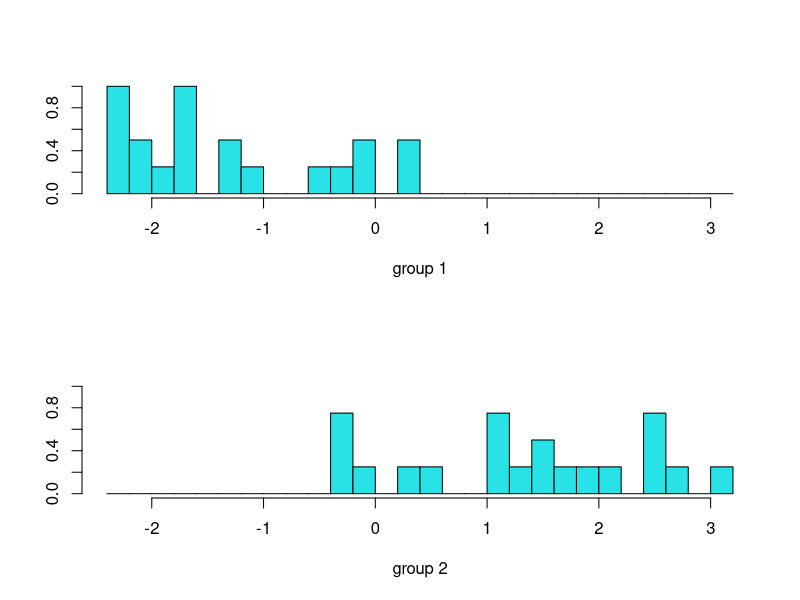
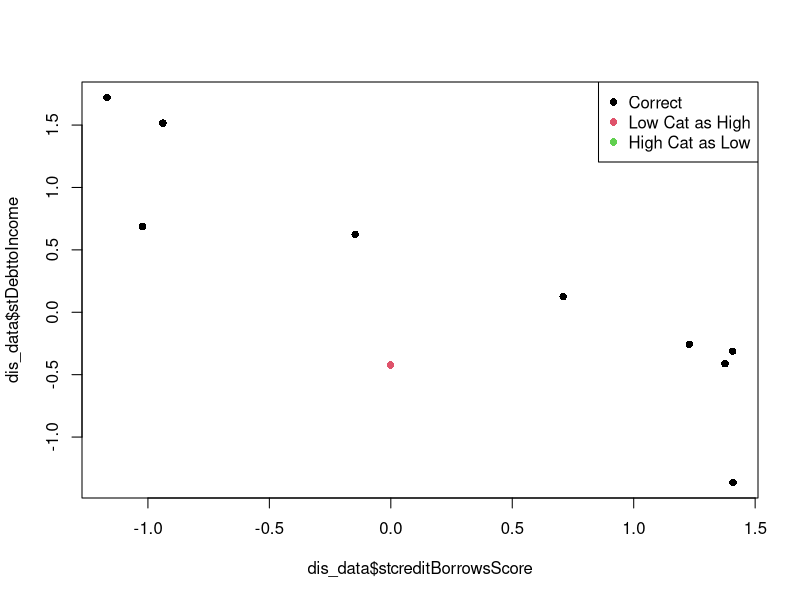

R code for these plots, in order:
library(MASS)
frame<-read.csv("LoanData.csv")
head(frame)

#standardize
frame$stcreditBorrowsScore<-(frame$CreditBorrowsScore-mean(frame$CreditBorrowsScore))/sd(frame$CreditBorrowsScore)
frame$stDebttoIncome<-(frame$DebttoIncome-mean(frame$DebttoIncome))/sd(frame$DebttoIncome)

#create training and testing data sets
ind<-sample(1:nrow(frame), 40)
print(ind)
train_data<-frame[ind,]
test_data<-frame[-ind,]
print(test_data)

#fit lda model using training data set
fit=lda(Group~stcreditBorrowsScore+stDebttoIncome, data=train_data)
print(fit)
plot(fit)

#predict using test data set and evaluate accuracy
pred<-predict(fit, newdata=test_data)
print(pred)
print(pred$class)

CT<-table(test_data$Group, pred$class)
print(CT)
mean(test_data$Group == pred$class)

status_code<-ifelse(test_data$Group == pred$class, 1, ifelse(as.numeric(test_data$Group)>as.numeric(pred$class),2,3))
dis_data<-cbind(test_data, pred$class, status_code)
print(dis_data)

plot(dis_data$stcreditBorrowsScore, dis_data$stDebttoIncome, pch=16, col=dis_data$status_code)
legend(x="topright", legend=c("Correct","Low Cat as High", "High Cat as Low"), pch=16, col=1:3)
